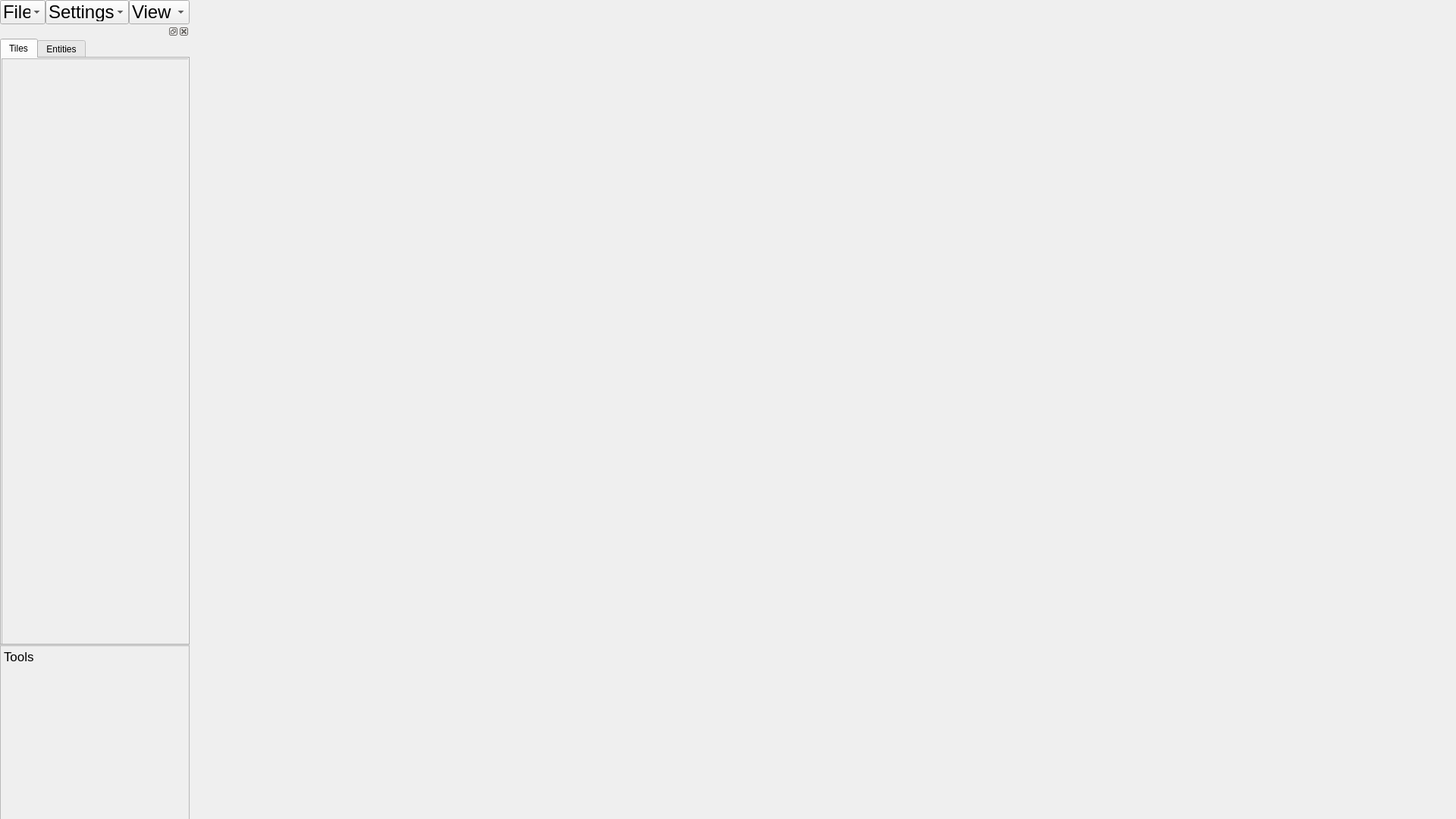
<?xml version="1.0" encoding="UTF-8"?>
<ui version="4.0">
 <class>MainWindow</class>
 <widget class="QMainWindow" name="MainWindow">
  <property name="geometry">
   <rect>
    <x>0</x>
    <y>0</y>
    <width>1920</width>
    <height>1080</height>
   </rect>
  </property>
  <property name="mouseTracking">
   <bool>true</bool>
  </property>
  <property name="windowTitle">
   <string>MainWindow</string>
  </property>
  <widget class="QWidget" name="file_settings_view_dropdowns">
   <widget class="QComboBox" name="File_dropdown">
    <property name="geometry">
     <rect>
      <x>0</x>
      <y>0</y>
      <width>60</width>
      <height>32</height>
     </rect>
    </property>
    <property name="font">
     <font>
      <pointsize>18</pointsize>
     </font>
    </property>
    <property name="contextMenuPolicy">
     <enum>Qt::DefaultContextMenu</enum>
    </property>
    <property name="styleSheet">
     <string notr="true">padding: 3px;</string>
    </property>
    <property name="inputMethodHints">
     <set>Qt::ImhNone</set>
    </property>
    <property name="currentText">
     <string/>
    </property>
    <property name="placeholderText">
     <string>File</string>
    </property>
    <property name="frame">
     <bool>true</bool>
    </property>
    <item>
     <property name="text">
      <string>New</string>
     </property>
    </item>
    <item>
     <property name="text">
      <string>Save</string>
     </property>
    </item>
    <item>
     <property name="text">
      <string>Save As</string>
     </property>
    </item>
    <item>
     <property name="text">
      <string>Load</string>
     </property>
    </item>
    <item>
     <property name="text">
      <string>Render</string>
     </property>
    </item>
   </widget>
   <widget class="QComboBox" name="Setttings_dropdown">
    <property name="geometry">
     <rect>
      <x>60</x>
      <y>0</y>
      <width>110</width>
      <height>32</height>
     </rect>
    </property>
    <property name="font">
     <font>
      <pointsize>18</pointsize>
     </font>
    </property>
    <property name="contextMenuPolicy">
     <enum>Qt::DefaultContextMenu</enum>
    </property>
    <property name="styleSheet">
     <string notr="true">padding: 3px;</string>
    </property>
    <property name="inputMethodHints">
     <set>Qt::ImhNone</set>
    </property>
    <property name="currentText">
     <string/>
    </property>
    <property name="placeholderText">
     <string>Settings</string>
    </property>
    <property name="frame">
     <bool>true</bool>
    </property>
    <item>
     <property name="text">
      <string>New</string>
     </property>
    </item>
    <item>
     <property name="text">
      <string>Save</string>
     </property>
    </item>
    <item>
     <property name="text">
      <string>Save As</string>
     </property>
    </item>
    <item>
     <property name="text">
      <string>Load</string>
     </property>
    </item>
    <item>
     <property name="text">
      <string>Render</string>
     </property>
    </item>
   </widget>
   <widget class="QComboBox" name="View_dropdown">
    <property name="geometry">
     <rect>
      <x>170</x>
      <y>0</y>
      <width>80</width>
      <height>32</height>
     </rect>
    </property>
    <property name="font">
     <font>
      <pointsize>18</pointsize>
     </font>
    </property>
    <property name="contextMenuPolicy">
     <enum>Qt::DefaultContextMenu</enum>
    </property>
    <property name="styleSheet">
     <string notr="true">padding: 3px;</string>
    </property>
    <property name="inputMethodHints">
     <set>Qt::ImhNone</set>
    </property>
    <property name="currentText">
     <string/>
    </property>
    <property name="placeholderText">
     <string>View</string>
    </property>
    <property name="frame">
     <bool>true</bool>
    </property>
    <item>
     <property name="text">
      <string>New</string>
     </property>
    </item>
    <item>
     <property name="text">
      <string>Save</string>
     </property>
    </item>
    <item>
     <property name="text">
      <string>Save As</string>
     </property>
    </item>
    <item>
     <property name="text">
      <string>Load</string>
     </property>
    </item>
    <item>
     <property name="text">
      <string>Render</string>
     </property>
    </item>
   </widget>
   <widget class="QDockWidget" name="tiles_tools_dock">
    <property name="enabled">
     <bool>true</bool>
    </property>
    <property name="geometry">
     <rect>
      <x>0</x>
      <y>32</y>
      <width>250</width>
      <height>1048</height>
     </rect>
    </property>
    <property name="minimumSize">
     <size>
      <width>250</width>
      <height>100</height>
     </size>
    </property>
    <widget class="QWidget" name="tiles_tools_dock_contents">
     <widget class="QTabWidget" name="placement_items">
      <property name="geometry">
       <rect>
        <x>0</x>
        <y>0</y>
        <width>250</width>
        <height>800</height>
       </rect>
      </property>
      <property name="tabShape">
       <enum>QTabWidget::Rounded</enum>
      </property>
      <property name="currentIndex">
       <number>0</number>
      </property>
      <widget class="QWidget" name="Tiles">
       <attribute name="title">
        <string>Tiles</string>
       </attribute>
       <widget class="QScrollArea" name="Tiles_scollarea">
        <property name="geometry">
         <rect>
          <x>0</x>
          <y>0</y>
          <width>250</width>
          <height>800</height>
         </rect>
        </property>
        <property name="widgetResizable">
         <bool>true</bool>
        </property>
        <widget class="QWidget" name="Tiles_items">
         <property name="geometry">
          <rect>
           <x>0</x>
           <y>0</y>
           <width>248</width>
           <height>798</height>
          </rect>
         </property>
        </widget>
       </widget>
      </widget>
      <widget class="QWidget" name="Entities">
       <attribute name="title">
        <string>Entities</string>
       </attribute>
       <widget class="QScrollArea" name="Entities_scrollarea">
        <property name="geometry">
         <rect>
          <x>0</x>
          <y>0</y>
          <width>250</width>
          <height>800</height>
         </rect>
        </property>
        <property name="frameShadow">
         <enum>QFrame::Sunken</enum>
        </property>
        <property name="widgetResizable">
         <bool>true</bool>
        </property>
        <widget class="QWidget" name="Entities_items">
         <property name="geometry">
          <rect>
           <x>0</x>
           <y>0</y>
           <width>248</width>
           <height>798</height>
          </rect>
         </property>
        </widget>
       </widget>
      </widget>
     </widget>
     <widget class="QScrollArea" name="Tools_tab">
      <property name="geometry">
       <rect>
        <x>0</x>
        <y>800</y>
        <width>250</width>
        <height>280</height>
       </rect>
      </property>
      <property name="widgetResizable">
       <bool>true</bool>
      </property>
      <widget class="QWidget" name="scrollAreaWidgetContents">
       <property name="geometry">
        <rect>
         <x>0</x>
         <y>0</y>
         <width>248</width>
         <height>278</height>
        </rect>
       </property>
       <widget class="QTextBrowser" name="tools_displaytext">
        <property name="geometry">
         <rect>
          <x>0</x>
          <y>0</y>
          <width>50</width>
          <height>32</height>
         </rect>
        </property>
        <property name="palette">
         <palette>
          <active>
           <colorrole role="Base">
            <brush brushstyle="SolidPattern">
             <color alpha="0">
              <red>255</red>
              <green>255</green>
              <blue>255</blue>
             </color>
            </brush>
           </colorrole>
           <colorrole role="PlaceholderText">
            <brush brushstyle="SolidPattern">
             <color alpha="255">
              <red>0</red>
              <green>0</green>
              <blue>0</blue>
             </color>
            </brush>
           </colorrole>
          </active>
          <inactive>
           <colorrole role="Base">
            <brush brushstyle="SolidPattern">
             <color alpha="0">
              <red>255</red>
              <green>255</green>
              <blue>255</blue>
             </color>
            </brush>
           </colorrole>
           <colorrole role="PlaceholderText">
            <brush brushstyle="SolidPattern">
             <color alpha="255">
              <red>0</red>
              <green>0</green>
              <blue>0</blue>
             </color>
            </brush>
           </colorrole>
          </inactive>
          <disabled>
           <colorrole role="PlaceholderText">
            <brush brushstyle="SolidPattern">
             <color alpha="255">
              <red>0</red>
              <green>0</green>
              <blue>0</blue>
             </color>
            </brush>
           </colorrole>
          </disabled>
         </palette>
        </property>
        <property name="font">
         <font>
          <pointsize>13</pointsize>
         </font>
        </property>
        <property name="acceptDrops">
         <bool>false</bool>
        </property>
        <property name="styleSheet">
         <string notr="true"> border: none;</string>
        </property>
        <property name="frameShadow">
         <enum>QFrame::Plain</enum>
        </property>
        <property name="lineWidth">
         <number>0</number>
        </property>
        <property name="lineWrapMode">
         <enum>QTextEdit::WidgetWidth</enum>
        </property>
        <property name="acceptRichText">
         <bool>true</bool>
        </property>
        <property name="cursorWidth">
         <number>0</number>
        </property>
        <property name="textInteractionFlags">
         <set>Qt::NoTextInteraction</set>
        </property>
        <property name="placeholderText">
         <string>Tools</string>
        </property>
       </widget>
      </widget>
     </widget>
    </widget>
   </widget>
  </widget>
  <zorder>tiles_tools_dock</zorder>
 </widget>
 <resources/>
 <connections/>
</ui>
